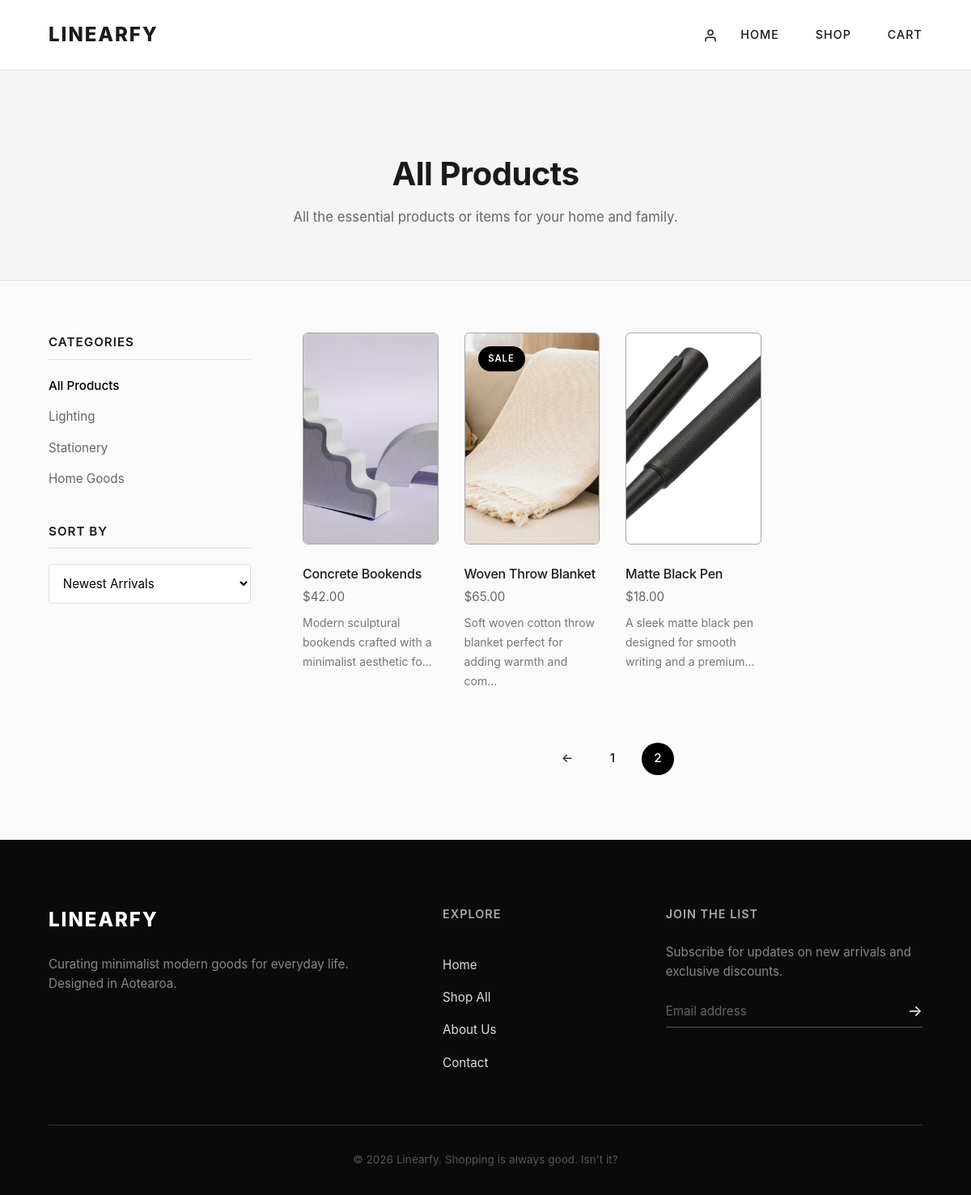
/shop?page=2&category=all&sort=newest, run on the app's committed database.
### app.py (models this page shows)
class Product(db.Model):
    id = db.Column(db.Integer, primary_key=True)
    name = db.Column(db.String(100), nullable=False)
    price = db.Column(db.Float, nullable=False)
    category = db.Column(db.String(50), nullable=False)
    image = db.Column(db.String(200), nullable=False)
    description = db.Column(db.Text, nullable=False)
    is_new = db.Column(db.Boolean, default=False)
    is_sale = db.Column(db.Boolean, default=False)

### app.py (the view, shortened to what this page needs)
@app.route('/shop')
def shop():
    category = request.args.get('category', 'all')
    sort = request.args.get('sort', 'newest')
    page = request.args.get('page', 1, type=int)
    query = Product.query
    if sort == 'price-low':
        query = query.order_by(Product.price.asc())
    elif sort == 'price-high':
        query = query.order_by(Product.price.desc())
    else:
        query = query.order_by(Product.id.desc())
    per_page = 4
    pagination = query.paginate(
        page=page,
        per_page=per_page,
        error_out=False
    )
    products = pagination.items
    return render_template(
        'shop.html',
        products=products,
        pagination=pagination,
        current_category=category,
        current_sort=sort
    )

### templates/shop.html (shortened to what this page needs)
{% extends "base.html" %}
{% block content %}
<div class="page-header">
    <div class="header-content">
        <h1>All Products</h1>
        <p>All the essential products or items for your home and family.</p>
    </div>
</div>
<div class="shop-layout">
    <aside class="shop-sidebar">
        <div class="filter-group">
            <h3>Categories</h3>
            <ul class="filter-list">
                <li>
                    <a href="{{ url_for('shop',
                                        category='all',
                                        sort=current_sort) }}"
                    class="{% if current_category == 'all' %}active{% endif %}">
                        All Products
                    </a>
                </li>
                <li>
                    <a href="{{ url_for('shop',
                                        category='lighting',
                                        sort=current_sort) }}"
                    class="{% if current_category == 'lighting' %}active{% endif %}">
                        Lighting
                    </a>
                </li>
                <li>
                    <a href="{{ url_for('shop',
                                        category='stationery',
                                        sort=current_sort) }}"
                    class="{% if current_category == 'stationery' %}active{% endif %}">
                        Stationery
                    </a>
                </li>
                <li>
                    <a href="{{ url_for('shop',
                                        category='home',
                                        sort=current_sort) }}"
                    class="{% if current_category == 'home' %}active{% endif %}">
                        Home Goods
                    </a>
                </li>
            </ul>
        </div>
        <div class="filter-group">
            <h3>Sort By</h3>
            <form method="GET">
                <select name="sort"
                        class="sort-select"
                        onchange="this.form.submit()">
                    <option value="newest"
                        {% if current_sort == 'newest' %}selected{% endif %}>
                        Newest Arrivals
                    </option>
                </select>
            </form>
        </div>
    </aside>
    <main class="shop-main">
        <div class="product-grid shop-grid">
            {% for product in products %}
            <div class="product-card" data-category="{{ product.category }}">
                <div class="image-wrapper">
                    <img
                        src="{{ url_for('static',
                        filename='images/products/' + product.image) }}"
                        alt="{{ product.name }}"
                        class="product-image"
                    />
                    {% if product.is_new %}
                    <span class="badge">New</span>
                    {% elif product.is_sale %}
                    <span class="badge">Sale</span>
                    {% endif %}
                    <div class="quick-action">
                    </div>
                </div>
                <div class="product-info">
                    <h3>
                        {{ product.name }}
                    </h3>
                    <p class="price">
                        ${{ "%.2f"|format(product.price) }}
                    </p>
                    <p style="font-size: 14px;
                            color: #777;
                            margin-top: 8px;
                            line-height: 1.7;">
                        {{ product.description[:65] }}...
                    </p>
                </div>
            </div>
            {% endfor %}
        </div>
        <div class="pagination">
            {% if pagination.has_prev %}
            <a href="{{ url_for('shop',
                                page=pagination.prev_num,
                                category=current_category,
                                sort=current_sort) }}"
            class="page-arrow">
                &larr;
            </a>
            {% endif %}
            {% for page_num in pagination.iter_pages() %}
                {% if page_num %}
                <a href="{{ url_for('shop',
                                    page=page_num,
                                    category=current_category,
                                    sort=current_sort) }}"
                class="page-number
                {% if page_num == pagination.page %}
                active
                {% endif %}">
                    {{ page_num }}
                </a>
                {% endif %}
            {% endfor %}
        </div>
    </main>
</div>
{% endblock %}

### static/css/style.css (style rules this page uses)
* { margin: 0; padding: 0; box-sizing: border-box; font-family: 'Inter', 'Segoe UI', Tahoma, Geneva, Verdana, sans-serif; }
html, body { -ms-overflow-style: none; scrollbar-width: none; }
:root { --primary-color: #000000; --bg-color: #fafafa; --text-color: #1a1a1a; --border-color: #e0e0e0; --input-bg: #ffffff; }
body { background-color: var(--bg-color); color: var(--text-color); line-height: 1.6; }
.product-image { width: 100%; height: 260px; object-fit: cover; border-radius: 12px; display: block; }
.product-grid { display: grid; grid-template-columns: repeat(5, 1fr); gap: 1.5rem; }
.product-grid .product-info h3 { font-size: 1rem; }
.product-grid .price { font-size: 0.95rem; }
.product-card { background: transparent; border: none; text-align: left; }
.image-wrapper { position: relative; overflow: hidden; border-radius: 6px; margin-bottom: 1.5rem; border: 1px solid rgb(167, 167, 167); }
.product-image { aspect-ratio: 4 / 5; background-color: #eaeaea; width: 100%; border-radius: 6px; transition: transform 0.6s cubic-bezier(0.25, 0.46, 0.45, 0.94); }
.badge { position: absolute; top: 1rem; left: 1rem; background-color: var(--primary-color); color: #ffffff; font-size: 0.7rem; padding: 0.4rem 0.8rem; border-radius: 20px; letter-spacing: 1px; text-transform: uppercase; font-weight: 600; }
.product-info { padding: 0; }
.product-info h3 { font-size: 1.25rem; font-weight: 500; margin-bottom: 0.3rem; letter-spacing: -0.2px; }
.price { font-size: 1.05rem; color: var(--text-color); margin-bottom: 1rem; font-weight: 400; }
.pagination { display: flex; justify-content: center; align-items: center; gap: 1rem; margin-top: 4rem; }
.page-number, .page-arrow { text-decoration: none; color: var(--text-color); font-size: 0.95rem; font-weight: 500; width: 40px; height: 40px; display: flex; justify-content: center; align-items: center; border-radius: 50%; transition: all 0.3s ease; }
.page-number.active { background-color: var(--primary-color); color: #ffffff; }
.page-header { background-color: #f5f5f5; padding: 6rem 5% 4rem; text-align: center; border-bottom: 1px solid var(--border-color); }
.page-header h1 { font-size: 2.5rem; font-weight: 700; margin-bottom: 0.5rem; letter-spacing: -0.5px; }
.page-header p { color: #666666; font-size: 1.05rem; }
.shop-layout { display: flex; max-width: 1300px; margin: 4rem auto; padding: 0 5%; gap: 4rem; align-items: flex-start; }
.shop-sidebar { width: 250px; flex-shrink: 0; position: sticky; top: 2rem; }
.shop-main { flex-grow: 1; }
.filter-group { margin-bottom: 2.5rem; }
.filter-group h3 { font-size: 0.95rem; font-weight: 600; text-transform: uppercase; letter-spacing: 1px; margin-bottom: 1.2rem; padding-bottom: 0.5rem; border-bottom: 1px solid var(--border-color); }
.filter-list { list-style: none; }
.filter-list li { margin-bottom: 0.8rem; }
.filter-list a { text-decoration: none; color: #666666; font-size: 0.95rem; transition: color 0.2s ease; }
.filter-list a:hover, .filter-list a.active { color: var(--primary-color); font-weight: 500; }
.sort-select { width: 100%; padding: 0.8rem; background-color: var(--input-bg); border: 1px solid var(--border-color); border-radius: 4px; font-size: 0.95rem; outline: none; cursor: pointer; font-family: inherit; }
.shop-grid { display: grid; grid-template-columns: repeat(4, 1fr); gap: 2rem; }
.shop-grid .product-info h3 { font-size: 1rem; margin-bottom: 0.2rem; }
.shop-grid .price { font-size: 0.95rem; color: #666666; margin-bottom: 0; }
.quick-action { position: absolute; bottom: 0; left: 0; width: 100%; padding: 1rem; background: linear-gradient(to top, rgba(0,0,0,0.1), transparent); transform: translateY(100%); transition: transform 0.3s cubic-bezier(0.16, 1, 0.3, 1); }

### data on the page
Product: image (picture), name "Concrete Bookends", price "42.00", description "Modern sculptural bookends crafted with a minimalist aesthetic fo"
Product: image (placeholder picture), is_new "SALE", name "Woven Throw Blanket", price "65.00", description "Soft woven cotton throw blanket perfect for adding warmth and com"
Product: image (picture), name "Matte Black Pen", price "18.00", description "A sleek matte black pen designed for smooth writing and a premium"

### other printed values
{{ page_num }} "1" "2"
